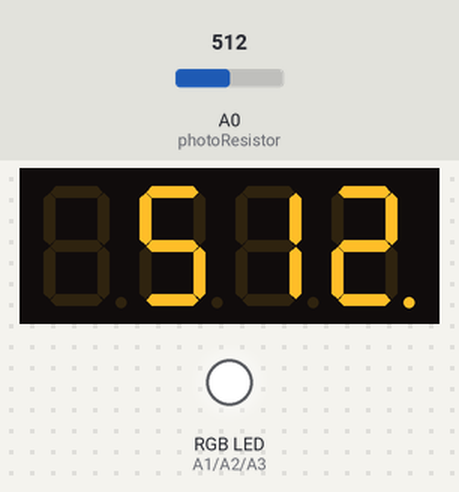
Simulated run of this sketch. Board: Arduino Uno, built with avr-gcc and run on an emulated ATmega328P. On the bench: 4-digit seven-segment display, an RGB LED mixed from three pins (HIGH = lit). Inputs (shaded band) come from the test bench; at power-on: A0 (photoResistor) = 512.

Above: at 1.2 s.
1.3 s: A0 (photoResistor) set to 19
At 1.7 s:
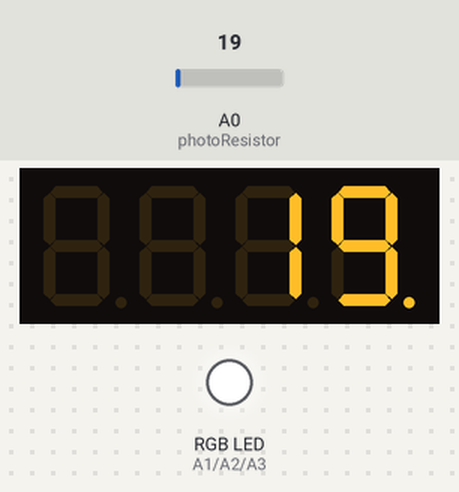
2.8 s: A0 (photoResistor) set to 16
At 4.0 s:
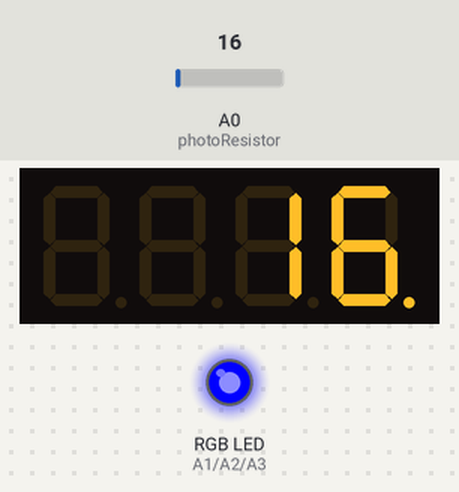
4.3 s: A0 (photoResistor) set to 0
At 5.2 s:
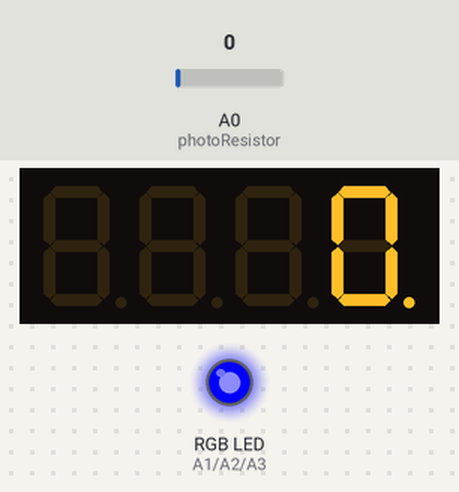
Timing chart, 0 to 7.3 s (numbered marks = the images above; inputs shaded):
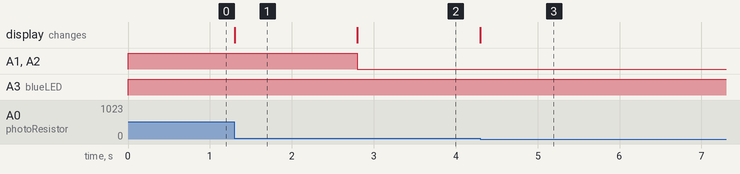

Measured:
- the behaviour switches between 18 and 17 on A0 (photoResistor) (found by bisection; images 1 and 2)
- after the input at 1.3 s, the display: changes at once (image 1)
- after the input at 2.8 s, A1 (redLED), A2 (greenLED): HIGH → LOW at once; the display: changes at once (image 2)
- after the input at 4.3 s, the display: changes at once (image 3)

The sketch:

my_7segment_led_project.ino
```cpp
#include "SevSeg.h"
SevSeg sevseg;

// 4-segment 7-digit display LED values
byte numDigits = 4;
byte digitPins[] = {10, 11, 12, 13};
byte segmentPins[] = {9, 2, 3, 5, 6, 8, 7, 4};

bool resistorsOnSegments = true;
bool updateWithDelaysIn = true;
byte hardwareConfig = COMMON_CATHODE;

// Photoresistor variables
const int photoResistor = A0;
float photoResistorValue;

// RGB LED pins
const int redLED = A1;
const int greenLED = A2;
const int blueLED = A3;

void setup() {
  // put your setup code here, to run once:
  Serial.begin(9600);

  // 4-segment 7-digit LED display
  sevseg.begin(hardwareConfig, numDigits, digitPins, segmentPins, resistorsOnSegments);
  sevseg.setBrightness(90);

  // Photoresistor
  pinMode(photoResistor, INPUT);

  // LED outputs
  pinMode(redLED, OUTPUT);
  pinMode(greenLED, OUTPUT);
  pinMode(blueLED, OUTPUT);

}

void loop() {

  /////////////////////////
  // Read Photoresistor's values
  photoResistorValue = analogRead(photoResistor);

  // put your main code here, to run repeatedly:
  // Serial.println(photoResistorValue);
  sevseg.setNumber(photoResistorValue, 0);
  sevseg.refreshDisplay();

  // Light up orange colour
  if (photoResistorValue < 18) {
    // Light up orange

    setColour(255, 165, 0);
    // delay(100);
  } else {
    setColour(0, 0, 0); // no colour
  }


}

void setColour(int redValue, int greenValue, int blueValue) {
  analogWrite(redLED, 255 - redValue);
  analogWrite(greenLED, 255 - greenValue);
  analogWrite(blueLED, 255 - blueValue);
}
```
